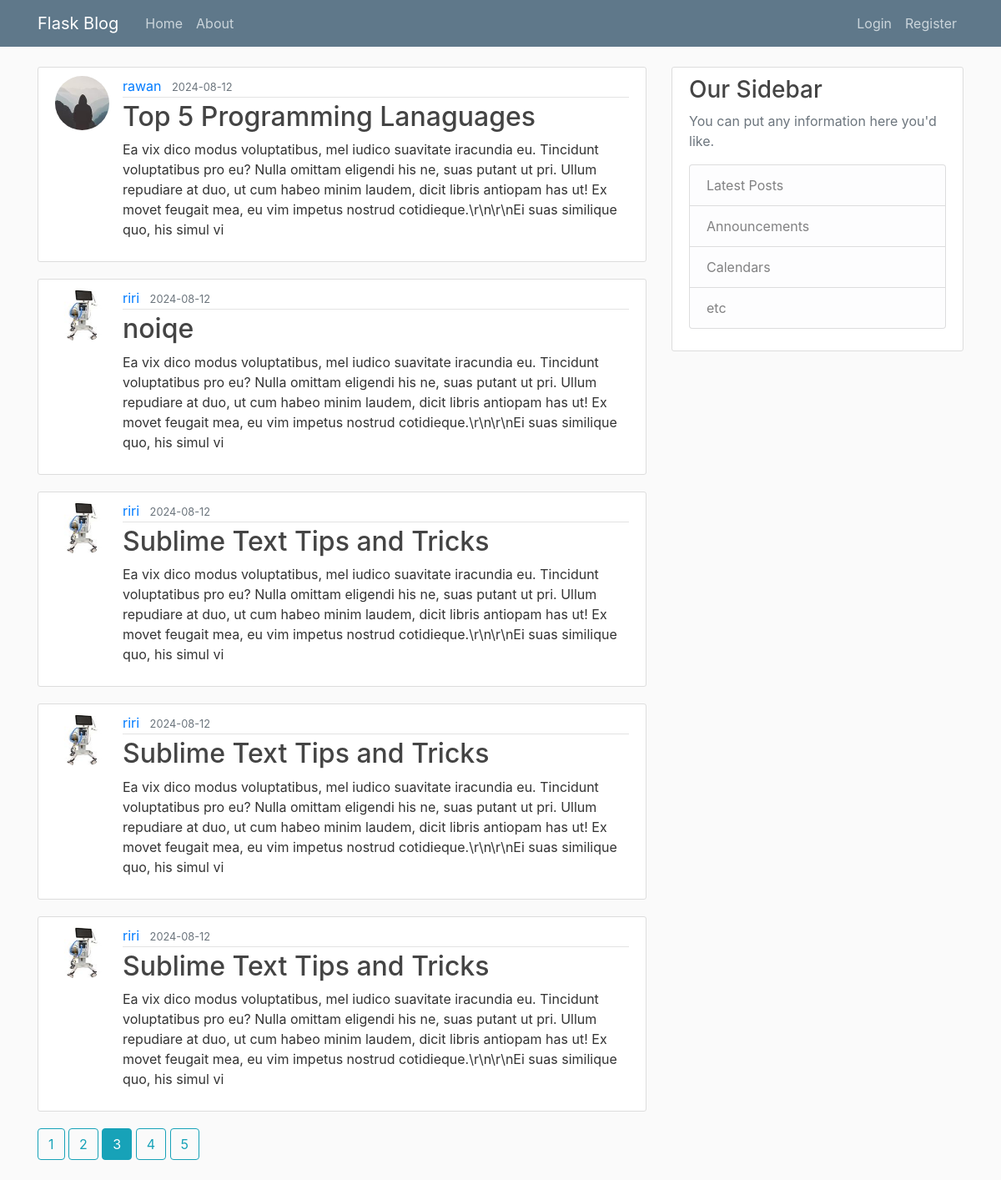
Screenshot of /home?page=3 with the database file from the repository.
### flaskblog/models.py (models this page shows, shortened)
class Post(db.Model):
    id = db.Column(db.Integer, primary_key=True)
    title = db.Column(db.String(100), nullable=False)
    date_posted = db.Column(db.DateTime, nullable=False, default=datetime.utcnow)
    content = db.Column(db.Text, nullable=False)
    user_id = db.Column(db.Integer, db.ForeignKey('user.id'), nullable=False)

class User(db.Model, UserMixin):
    id = db.Column(db.Integer, primary_key=True)
    username = db.Column(db.String(20), unique=True, nullable=False)
    email = db.Column(db.String(120), unique=True, nullable=False)
    image_file = db.Column(db.String(20), nullable=False, default='default.jpg')
    password = db.Column(db.String(60), nullable=False)
    posts = db.relationship('Post', backref='author', lazy=True)

### flaskblog/main/routes.py (the view)
@main.route("/")
@main.route("/home")
def home():
    page = request.args.get('page', 1, type=int)
    posts = Post.query.order_by(Post.date_posted.desc()).paginate(page=page, per_page=5)
    return render_template('home.html', posts=posts)

### flaskblog/templates/home.html
{% extends "layout.html" %}
{% block content %}
{% for post in posts.items %}
<article class="media content-section">
    <img class="rounded-circle article-img"
        src="{{ url_for('static', filename='profile_pics/' + post.author.image_file) }}">
    <div class="media-body">
        <div class="article-metadata">
            <a class="mr-2" href="{{ url_for('users.user_posts', username=post.author.username) }}">{{
                post.author.username
                }}</a>
            <small class="text-muted">{{ post.date_posted.strftime('%Y-%m-%d') }}</small>
        </div>
        <h2><a class="article-title" href="{{ url_for('posts.post', post_id=post.id) }}">{{ post.title }}</a></h2>
        <p class="article-content">{{ post.content }}</p>
    </div>
</article>
{% endfor %}
{% for page_num in posts.iter_pages(left_edge=1, right_edge=1, left_current=1, right_current=2) %}
{% if page_num %}
{% if posts.page == page_num %}
<a class="btn btn-info mb-4" href="{{ url_for('main.home', page=page_num) }}">{{ page_num }}</a>
{% else %}
<a class="btn btn-outline-info mb-4" href="{{ url_for('main.home', page=page_num) }}">{{ page_num }}</a>
{% endif %}
{% else %}
...
{% endif %}
{% endfor %}
{% endblock content %}

### flaskblog/static/main.css (style rules this page uses)
body { background: #fafafa; color: #333333; margin-top: 5rem; }
h1, h2, h3, h4, h5, h6 { color: #444444; }
.content-section { background: #ffffff; padding: 10px 20px; border: 1px solid #dddddd; border-radius: 3px; margin-bottom: 20px; }
.article-title { color: #444444; }
.article-content { white-space: pre-line; }
.article-img { height: 65px; width: 65px; margin-right: 16px; }
.article-metadata { padding-bottom: 1px; margin-bottom: 4px; border-bottom: 1px solid #e3e3e3 }

### rows the page displays
Post: image_file (picture), author.username "rawan", date_posted "2024-08-12", title "Top 5 Programming Lanaguages", content "Ea vix dico modus voluptatibus, mel iudico suavitate iracundia eu. Tincidunt voluptatibus pro eu? Nulla omittam eligendi his ne, suas putant ut pri. Ullum repudiare at duo, ut cum habeo minim laudem, dicit libris antiopam has ut! Ex movet feugait mea, eu vim impetus nostrud cotidieque.\\r\\n\\r\\nEi suas similique quo, his simul vi"
Post: image_file (picture), author.username "riri", date_posted "2024-08-12", title "noiqe", content "Ea vix dico modus voluptatibus, mel iudico suavitate iracundia eu. Tincidunt voluptatibus pro eu? Nulla omittam eligendi his ne, suas putant ut pri. Ullum repudiare at duo, ut cum habeo minim laudem, dicit libris antiopam has ut! Ex movet feugait mea, eu vim impetus nostrud cotidieque.\\r\\n\\r\\nEi suas similique quo, his simul vi"
Post: image_file (picture), author.username "riri", date_posted "2024-08-12", title "Sublime Text Tips and Tricks", content "Ea vix dico modus voluptatibus, mel iudico suavitate iracundia eu. Tincidunt voluptatibus pro eu? Nulla omittam eligendi his ne, suas putant ut pri. Ullum repudiare at duo, ut cum habeo minim laudem, dicit libris antiopam has ut! Ex movet feugait mea, eu vim impetus nostrud cotidieque.\\r\\n\\r\\nEi suas similique quo, his simul vi"
Post: image_file (picture), author.username "riri", date_posted "2024-08-12", title "Sublime Text Tips and Tricks", content "Ea vix dico modus voluptatibus, mel iudico suavitate iracundia eu. Tincidunt voluptatibus pro eu? Nulla omittam eligendi his ne, suas putant ut pri. Ullum repudiare at duo, ut cum habeo minim laudem, dicit libris antiopam has ut! Ex movet feugait mea, eu vim impetus nostrud cotidieque.\\r\\n\\r\\nEi suas similique quo, his simul vi"
Post: image_file (picture), author.username "riri", date_posted "2024-08-12", title "Sublime Text Tips and Tricks", content "Ea vix dico modus voluptatibus, mel iudico suavitate iracundia eu. Tincidunt voluptatibus pro eu? Nulla omittam eligendi his ne, suas putant ut pri. Ullum repudiare at duo, ut cum habeo minim laudem, dicit libris antiopam has ut! Ex movet feugait mea, eu vim impetus nostrud cotidieque.\\r\\n\\r\\nEi suas similique quo, his simul vi"

### other values shown
{{ page_num }} "1" "2" "4" "5"
{{ page_num }} "3"
